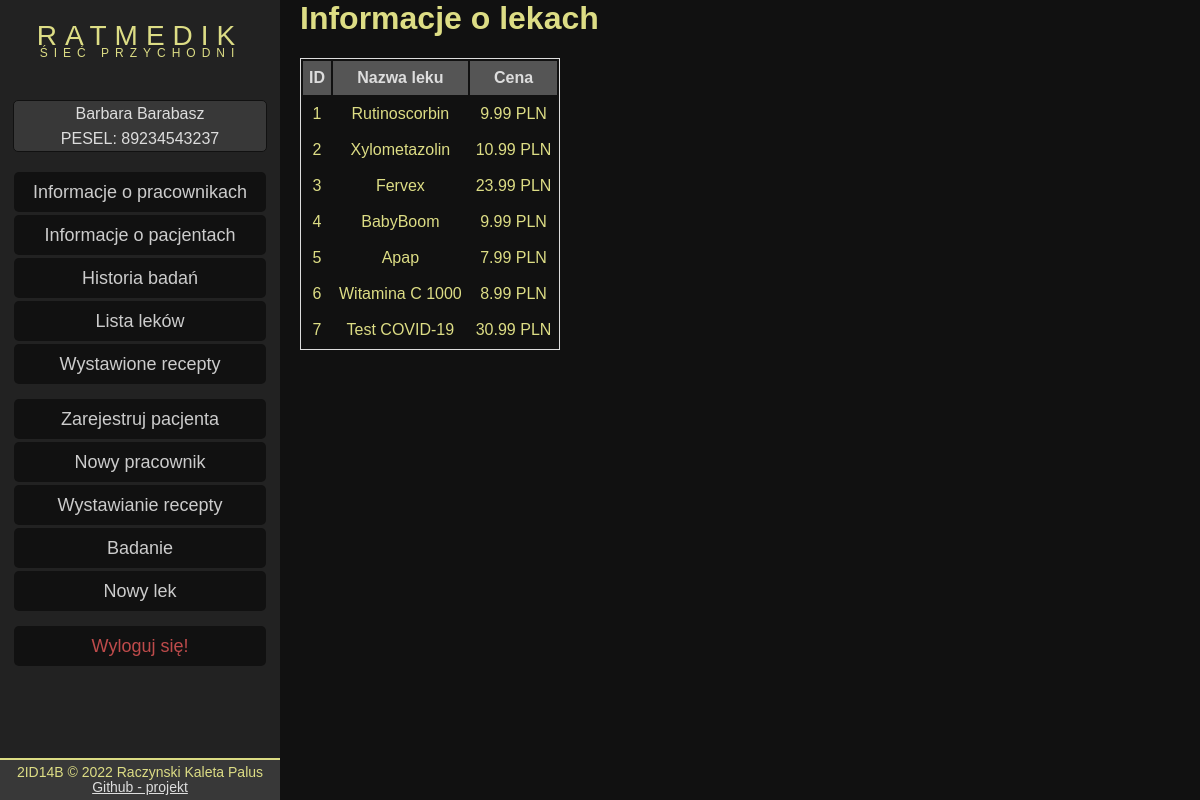
Page /php/ll.php (signed in) on the committed database.
### tables this page shows
CREATE TABLE `leki` (
  `ID_Leku` int(11) NOT NULL,
  `Nazwa` varchar(32) NOT NULL,
  `Cena` int(11) NOT NULL CHECK (`Cena` > 0)
);

### php/ll.php (the view, shortened to what this page needs)
<!DOCTYPE HTML>
<html lang="pl">
<head>
    <link rel="stylesheet" href="main.css">
</head>
<body>
    <div id="menu">
        <p style="padding-top:20px;margin-top:0px; margin-bottom: 2px; font-size: 28px;letter-spacing: 8px; text-transform: uppercase;">Ratmedik</p>
        <p style="margin-top: -8px; font-size: 12px; letter-spacing: 6px; text-transform: uppercase;">Śieć przychodni</p>
        <?php
            echo "<p style='margin:auto;margin-top:40px;margin-bottom:20px;display: block; width: 90%;height: 50px; background-color: #383838;color: #ddd; line-height:25px;border-radius:5px;border:1px solid #111;'>".$_SESSION['Imie']." ".$_SESSION['Nazwisko']."<br>PESEL: ".$_SESSION['PESEL']."</p>";
        ?>
        <a class="menu_ods odstep1" href="ioprac.php">Informacje o pracownikach</a>
        <a class="menu_ods odstep1" href="iop.php">Informacje o pacjentach</a>
        <a class="menu_ods odstep1" href="hb.php">Historia badań</a>
        <a class="menu_ods odstep1" href="ll.php">Lista leków</a>
        <a class="menu_ods odstep1" href="wr.php">Wystawione recepty</a>
        <a class="menu_ods odstep3" href="zarejestruj_pacjenta.php">Zarejestruj pacjenta</a>
        <a class="menu_ods odstep1" href="nowy_pracownik.php">Nowy pracownik</a>
        <a class="menu_ods odstep1" href="wystaw_recepte.php">Wystawianie recepty</a>
        <a class="menu_ods odstep1" href="badanie.php">Badanie</a>
        <a class="menu_ods odstep1" href="nowy_lek.php">Nowy lek</a>
        <a class="menu_ods odstep3" style=" color:#be4b4b;" href="logout.php">Wyloguj się!</a>
        <footer>
            2ID14B &copy 2022 Raczynski Kaleta Palus <br>
            <a href="https://github.com/jraczynski1409/BD_Projekt_przychodnia" target="_blank">Github - projekt</a>
        </footer>
    </div>
    <div id="con">
        <h1>Informacje o lekach</h1>
        <?php
           require_once "connect.php";
            $polaczenie = @new mysqli($host, $db_u, $db_p, $db_n);
            $zapytanie = "SELECT * from leki";
            $result=mysqli_query($polaczenie,$zapytanie);
            echo "<table class='tabela'>";
             echo "<tr class='naglowek_tabeli'><td>ID</td><td>Nazwa leku</td><td>Cena</td></tr>";
            while($row = mysqli_fetch_row($result))
            {
                echo "<tr><td>".$row[0]."</td>"."<td>".$row[1]."</td>"."<td>".$row[2].".99 PLN"."</td></tr>";
            }
            echo "</table>"
        ?>
        </div>
</body>
</html>

### php/main.css (style rules this page uses)
body { background-color: #111; color:#dddd85; font-family: 'Source Sans Pro', sans-serif; margin: 0; padding: 0; }
#menu { width: 280px; height: 100vh; background-color:#222; color:#dddd85; text-align: center; float: left; }
.menu_ods { display: block; width: 90%; margin: auto; height: 40px; background-color: #111; text-decoration: none; line-height: 40px; color:#ccc; font-size: 18px; border-radius: 5px; }
.odstep3 { margin-top:15px; }
.odstep1 { margin-top:3px; }
footer { position: absolute; bottom:0px; display: block; width:280px; height: 35px; margin-top: -35px; background-color:#383838; font-size: 14px; line-height:15px; padding-top: 5px; border-top:2px solid #dddd85; }
footer a { color: #ddd; }
#con { position: static; top: 0; margin-left: 300px; }
.naglowek_tabeli { font-weight: 900; background-color: #555; color:#ddd; }
.tabela { border: 1px solid #ddd; text-align: center; }
.tabela td { padding: 8px 6px; }
h1 { margin-top:0; }

### rows in the picture
leki: ID_Leku "1", Nazwa "Rutinoscorbin", Cena "9"
leki: ID_Leku "2", Nazwa "Xylometazolin", Cena "10"
leki: ID_Leku "3", Nazwa "Fervex", Cena "23"
leki: ID_Leku "4", Nazwa "BabyBoom", Cena "9"
leki: ID_Leku "5", Nazwa "Apap", Cena "7"
leki: ID_Leku "6", Nazwa "Witamina C 1000", Cena "8"
leki: ID_Leku "7", Nazwa "Test COVID-19", Cena "30"

### other values in the picture
$_SESSION['Imie'] "Barbara"
$_SESSION['Nazwisko'] "Barabasz"
$_SESSION['PESEL'] "89234543237"
